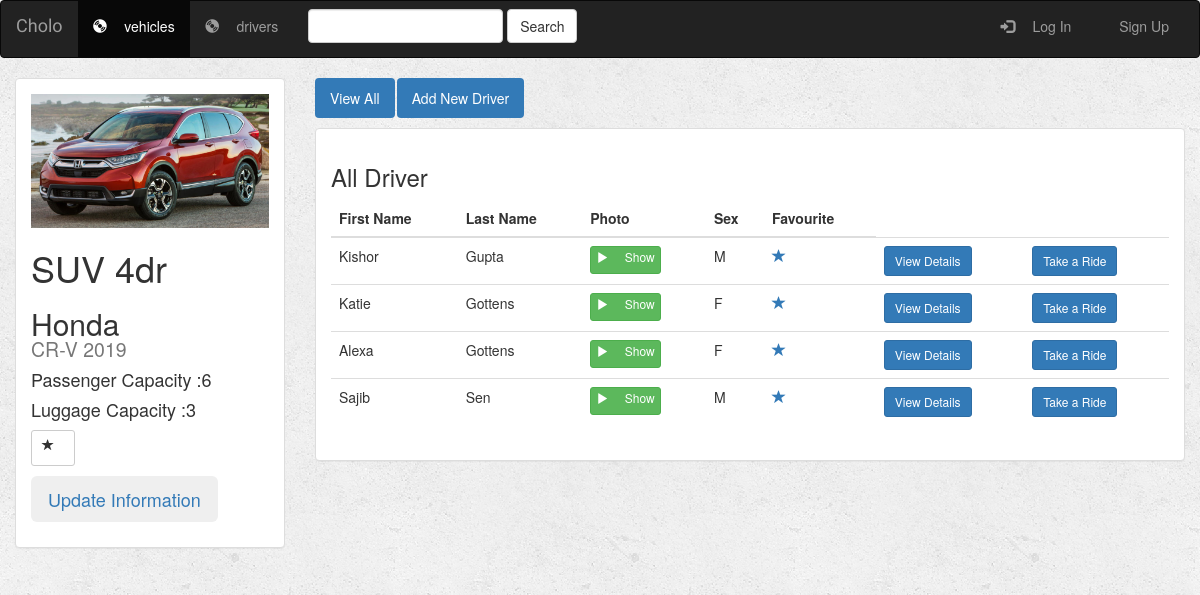
The app's page /uber/2/ with its own data.
### uber/models.py (models this page shows, shortened)
class Vehicle(models.Model):
    ID = models.AutoField(primary_key = True)
    vehicle_type = models.CharField(max_length=250,default="")
    vehicle_make = models.CharField(max_length=250,default='')
    vehicle_model = models.CharField(max_length=250,default='')
    passenger_capacity = models.IntegerField()
    luggage_capacity = models.IntegerField()
    vehicle_image= models.FileField()
    is_favourite = models.BooleanField(default=False)
    def __str__(self):
        return self.vehicle_type+" - "+self.vehicle_make+" - "+self.vehicle_model

class Driver(models.Model):
    ssn = models.AutoField(primary_key = True)
    first_name = models.CharField(max_length=200,default="")
    last_name = models.CharField(max_length=250,default="")
    sex = models.CharField(max_length=50,default="")
    birth_day = models.DateField(null=True, auto_now=False, auto_now_add=False, default='')
    vehicle_id = models.ManyToManyField(Vehicle)
    is_favourite= models.BooleanField(default= False)
    driver_image= models.FileField()

### uber/views.py (the view)
# urls.py: path('<pk>/',views.DetailView.as_view(), name= 'detail'),
class DetailView(generic.DetailView):
    model = Vehicle
    template_name = 'uber/detail.html'

### uber/templates/uber/detail.html (shortened to what this page needs)
{% extends 'uber/base.html' %}
{% block vehicles_active %}active{% endblock %}
{% block body %}
<div class="container-fluid drivers-container">
    <div class="row">
        <div class="col-sm-4 col-md-3">
            <div class="panel panel-default">
                <div class="panel-body">
                    <a href="">
                        {% if vehicle.vehicle_image %}
                            <img src="{{ vehicle.vehicle_image.url }}" class="img-responsive">
                        {% else %}
                            <h3>No image to display</h3>
                        {% endif %}
                    </a>
                    <h1>{{ vehicle.vehicle_type }}</h1>
                    <h2>{{ vehicle.vehicle_make}} <small>{{ vehicle.vehicle_model}}</small></h2>
                    <h4>Passenger Capacity :{{ vehicle.passenger_capacity}}</h4>
                    <h4>Luggage Capacity :{{ vehicle.luggage_capacity}}</h4>
                    <h4>
                    <a href="{% url 'uber:favourite_vehicle' vehicle.ID %}" class="btn btn-default btn-sm btn-favorite" role="button">
                        <span class="glyphicon glyphicon-star {% if vehicle.is_favourite %}active{% endif %}"></span>
                    </a>
                    </h4>
                    <h4>
                    <button type="button" class="btn btn-secondary btn-lg">
                    <a href="{% url 'uber:update_vehicle' vehicle.ID%}">Update Information</a></button>
                    </h4>
                </div>
            </div>
        </div>
        <div class="col-sm-8 col-md-9">
            <ul class="nav nav-pills" style="margin-bottom: 10px;">
                <li role="presentation" class="active"><a href="{% url 'uber:index'%}">View All</a></li>
                <li role="presentation" class="active"><a href="{% url 'uber:create_driver'%}">Add New Driver</a></li>
            </ul>
            <div class="panel panel-default">
                <div class="panel-body">
                    <h3>All Driver</h3>
                    <table class="table">
                        <thead>
                        <tr>
                            <th>First Name</th>
                            <th>Last Name</th>
                            <th>Photo</th>
                            <th>Sex</th>
                            <th>Favourite</th>
                        </tr>
                        </thead>
                        <tbody>
                        {% for driver in vehicle.driver_set.all %}
                            <tr>
                                <td>{{ driver.first_name }}</td>
                                                                <td>
                                {{ driver.last_name}}
                                </td>
                                <td>
                                    <a target="_blank" href="{{ driver.driver_image.url }}">
                                        <button type="button" class="btn btn-success btn-xs">
                                            <span class="glyphicon glyphicon-play"></span>&nbsp; Show
                                        </button>
                                    </a>
                                </td>
                                <td>{{ driver.sex }}
                                </td>
                                <td>
                                    <a href="{% url 'uber:favourite' driver.ssn %}" class="btn-favorite">
                                    <span class="glyphicon glyphicon-star {% if driver.is_favorite %}active{% endif %}"></span></a>
                                </td>
                                <td>
                                 <a href="{% url 'uber:all_driver' driver.ssn %}" class="btn btn-primary btn-sm" role="button">View Details</a>
                                </td>
                                <td>
                                 <a href="{% url 'uber:ride' vehicle.ID driver.ssn%}" class="btn btn-primary btn-sm" role="button">Take a Ride</a>
                                </td>
                            </tr>
                        {% endfor %}
                        </tbody>
                    </table>
                </div>
            </div>
    </div>
</div>
{% endblock %}

### uber/static/uber/style.css (style rules this page uses)
body { background: white url("images/background.png"); }
.glyphicon { margin-bottom: 10px; margin-right: 10px; }
small { display: block; line-height: 1.428571429; color: #999; }

### records on screen
Vehicle: vehicle_image (picture), vehicle_type "SUV 4dr", vehicle_make "Honda", vehicle_model "CR-V 2019", passenger_capacity "6", luggage_capacity "3"
Driver: first_name "Kishor", last_name "Gupta", sex "M"
Driver: first_name "Katie", last_name "Gottens", sex "F"
Driver: first_name "Alexa", last_name "Gottens", sex "F"
Driver: first_name "Sajib", last_name "Sen", sex "M"
